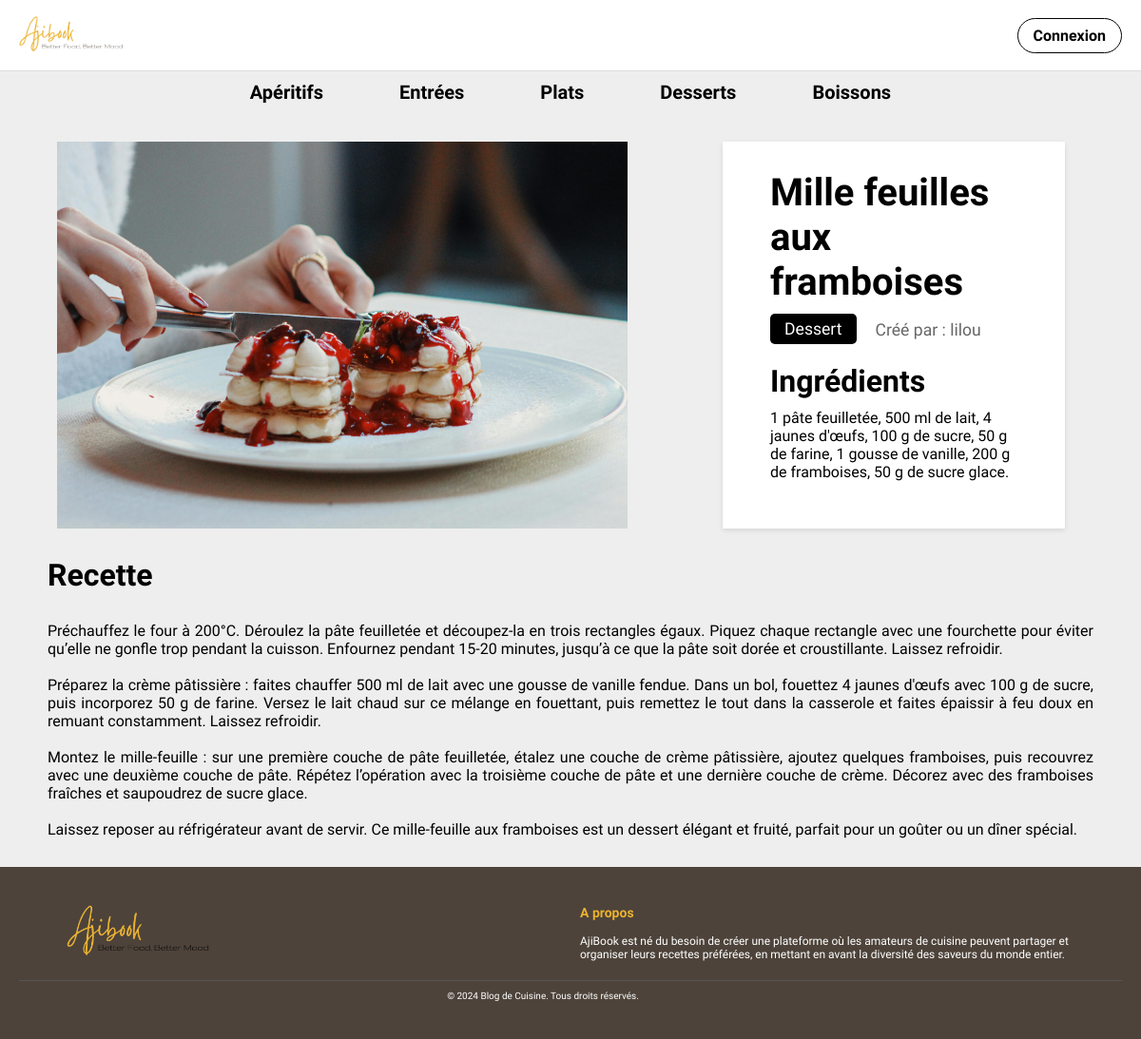
The app's page /recipe.php?id=61 with its own data.
### tables this page shows
CREATE TABLE "recipes" (
	"id"	INTEGER NOT NULL,
	"title"	TEXT NOT NULL,
	"ingredients"	TEXT NOT NULL,
	"instructions"	TEXT NOT NULL,
	"category"	TEXT NOT NULL,
	"created_at"	INTEGER NOT NULL DEFAULT CURRENT_TIMESTAMP,
	"users_id"	INTEGER NOT NULL,
	"image_url"	BLOB NOT NULL,
	PRIMARY KEY("id" AUTOINCREMENT),
	FOREIGN KEY("users_id") REFERENCES "users"("id")
);

CREATE TABLE "users" (
	"id"	INTEGER NOT NULL,
	"username"	TEXT NOT NULL UNIQUE,
	"email"	TEXT NOT NULL UNIQUE,
	"password"	TEXT NOT NULL,
	"created_at"	INTEGER NOT NULL DEFAULT CURRENT_TIMESTAMP,
	PRIMARY KEY("id" AUTOINCREMENT)
);

### ch/comem/DB.php (called while the page is built, shortened)
<?php
class DB
{
    private PDO $db;
    function __construct()
    {
        $config = parse_ini_file('./config/config.ini', true);
        $dsn = $config['dsn'];
        $username = '';
        $password = '';
        $this->db = new \PDO($dsn, $username, $password);
    }
    function getDB(): PDO
    {
        return $this->db;
    }
}

### ch/comem/controllers/RecipesController.php (called while the page is built, shortened)
<?php
class RecipesController
{
    private PDO $db;
    public function __construct(DB $db)
    {
        $this->db = $db->getDB();
    }
    public function getById($id): ?Recipe
    {
        $statement = $this->db->prepare("SELECT * FROM recipes WHERE id = :id");
        $statement->execute(['id' => $id]);
        $result = $statement->fetch();
        return new Recipe(
            $result['id'],
            $result['title'],
            $result['ingredients'],
            $result['instructions'],
            $result['category'],
            $result['created_at'],
            $result['image_url'],
            $result['users_id']
        );
    }
}

### ch/comem/models/Recipe.php (called while the page is built, shortened)
<?php
class Recipe
{
    private $title;
    private $ingredients;
    private $instructions;
    private $category;
    private $imageUrl;
    private $usersId;
    private static $categoryTranslations = array(
        "appetizer" => "Apéritif",
        "starter" => "Entrée",
        "main-course" => "Plat principal",
        "drink" => "Boisson",
        "desert" => "Dessert"
    );
    public function __construct($id, $title, $ingredients, $instructions, $category, $createdAt, $imageUrl, $usersId)
    {
        $this->title = $title;
        $this->ingredients = $ingredients;
        $this->instructions = $instructions;
        $this->category = $category;
        $this->imageUrl = $imageUrl;
        $this->usersId = $usersId;
    }
    public function getTitle()
    {
        return $this->title;
    }
    public function getIngredients()
    {
        return $this->ingredients;
    }
    public function getInstructions()
    {
        return $this->instructions;
    }
    public function getTranslatedCategory()
    {
        return Recipe::$categoryTranslations[$this->category];
    }
    public function getImageUrl()
    {
        return $this->imageUrl;
    }
    public function getUsersId()
    {
        return $this->usersId;
    }
}

### ch/comem/controllers/UsersController.php (called while the page is built, shortened)
<?php
class UsersController
{
    private PDO $db;
    public function __construct(DB $db)
    {
        $this->db = $db->getDB();
    }
    public function getById($id): ?User
    {
        $statement = $this->db->prepare('SELECT * FROM users WHERE id = :id');
        $statement->execute(['id' => $id]);
        $result = $statement->fetch();
        return new User(
            $result['id'],
            $result['username'],
            $result['email'],
            $result['password']
        );
    }
}

### ch/comem/models/User.php (called while the page is built, shortened)
<?php
class User
{
    private $username;
    public function __construct($id, $username, $email, $password)
    {
        $this->username = $username;
    }
    public function getUsername()
    {
        return $this->username;
    }
}

### recipe.php (the view, shortened to what this page needs)
<?php
$db = new DB();
$id = $_GET['id'];
$recipesController = new RecipesController($db);
$usersController = new UsersController($db);
$recipe = $recipesController->getById($id);
$user = $usersController->getById($recipe->getUsersId());
?>
<!DOCTYPE html>
<html lang="fr">
<head>
    <link rel="stylesheet" href="./assets/styles.css" />
</head>
<body>
    <div class="main-container">
        <?php include('./includes/header.php'); ?>
        <main class="main">
            <div id="main-container">
                <div id="image-container">
                    <img
                        src="<?= $recipe->getImageUrl() ?>"
                        alt="<?= $recipe->getTitle() ?>" />
                </div>
                <div id="recipe-content">
                    <div class="title-bar">
                        <h1><?= $recipe->getTitle() ?></h1>
                    </div>
                    <div id="tags">
                        <span id="category"><?= $recipe->getTranslatedCategory() ?></span>
                        <span id="author">Créé par : <?= $user->getUsername() ?></span>
                    </div>
                    <div id="ingredients">
                        <h2>Ingrédients</h2>
                        <p>
                            <?= $recipe->getIngredients() ?>
                        </p>
                    </div>
                </div>
            </div>
            <div id="recipe-details">
                <h2>Recette</h2>
                <p>
                <?= nl2br($recipe->getInstructions()) ?>
                </p>
            </div>
        </main>
        <?php include('./includes/footer.php'); ?>
    </div>
</body>
</html>

### assets/styles.css (style rules this page uses)
body { font-family: 'Gruppo', sans-serif; margin: 0; padding: 0; }
.main-container { display: flex; flex-flow: column; min-height: 100vh; }
.main { flex: 1 0 100%; }
* { margin: 0; padding: 0; box-sizing: border-box; font-family: 'Gruppo'; }
body { background: #ecececdb; }

### recipe.php (style rules this page uses)
#main-container { display: flex; margin: 30px; }
#image-container { display: flex; flex: 1; }
#image-container img { object-fit: cover; max-width: 600px; display: block; margin-left: 30px; }
.title-bar { display: flex; align-items: center; justify-content: space-between; }
#tags { display: flex; }
#tags #category { margin-right: 20px; color: white; background-color: black; padding-top: 6px; padding-bottom: 6px; padding-left: 15px; padding-right: 15px; border-radius: 5px; }
#tags #author { margin-top: 7px; }
#recipe-content { flex: 1; background: #fff; margin-left: 100px; padding-top: 20px; padding-left: 50px; padding-right: 50px; margin-right: 50px; padding-bottom: 50px; box-shadow: 0 2px 5px rgba(0, 0, 0, 0.1); }
#recipe-content h1 { padding-top: 10px; font-size: 2.5em; margin-bottom: 10px; }
#category, #author { display: block; font-size: 1.1em; color: #666; margin-bottom: 20px; }
#recipe-details { margin-left: 50px; margin-right: 50px; }
#ingredients h2, #recipe-details h2 { font-size: 2em; font-weight: 550; margin-bottom: 10px; color: #000; }
#recipe-details p { text-align: justify; margin: 30px 0; }

### records on screen
recipes: image_url (picture), title "Mille feuilles aux framboises", category "Dessert", ingredients "1 pâte feuilletée, 500 ml de lait, 4 jaunes d'œufs, 100 g de sucre, 50 g de farine, 1 gousse de vanille, 200 g de framboises, 50 g de sucre glace.", instructions "Préchauffez le four à 200°C. Déroulez la pâte feuilletée et découpez-la en trois rectangles égaux. Piquez chaque rectangle avec une fourchette pour éviter qu’elle ne gonfle trop pendant la cuisson. Enfournez pendant 15-20 minutes, jusqu’à ce que la pâte soit dorée et croustillante. Laissez refroidir. Préparez la crème pâtissière : faites chauffer 500 ml de lait avec une gousse de vanille fendue. Dans un bol, fouettez 4 jaunes d'œufs avec 100 g de sucre, puis incorporez 50 g de farine. Versez le lait chaud sur ce mélange en fouettant, puis remettez le tout dans la casserole et faites épaissir à feu doux en remuant constamment. Laissez refroidir. Montez le mille-feuille : sur une première…"
users: username "lilou"
